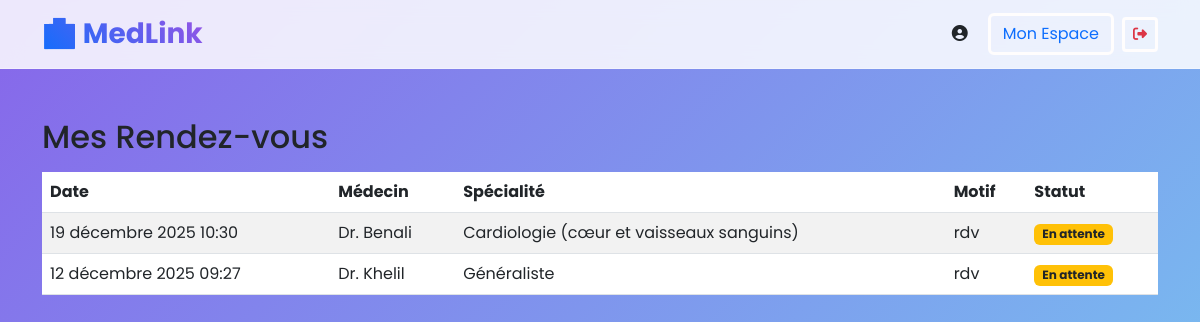
The page /compte/mon-espace/ (signed in) on the database its author committed.
### gestrdv/models.py (models this page shows, shortened)
class RendezVous(models.Model):
    medecin = models.ForeignKey(Medecin, on_delete=models.CASCADE)
    patient = models.ForeignKey(User, on_delete=models.CASCADE, related_name='mes_rdv')
    date_heure = models.DateTimeField()
    motif = models.TextField()
    approuve = models.BooleanField(default=False)

class Medecin(models.Model):
    user = models.OneToOneField(User, on_delete=models.CASCADE) # Pour lier à un compte utilisateur
    specialite = models.ForeignKey(Specialite, on_delete=models.SET_NULL, null=True)
    adresse = models.CharField(max_length=200)
    ville = models.CharField(max_length=50, choices=WILAYAS_CHOICES, default='Alger')
    telephone = models.CharField(max_length=20)

class Specialite(models.Model):
    nom = models.CharField(max_length=100)

### accounts/views.py (the view)
# urls.py: path('mon-espace/', views.dashboard, name='dashboard'),
@login_required # Il faut être connecté pour voir ça
def dashboard(request):
    mes_rdv = RendezVous.objects.filter(patient=request.user).order_by('-date_heure')
    return render(request, 'accounts/dashboard.html', {'mes_rdv': mes_rdv})

### templates/accounts/dashboard.html (shortened to what this page needs)
{% extends 'base.html' %}
{% block content %}
<div class="container mt-5">
    <h2>Mes Rendez-vous</h2>
    {% if mes_rdv %}
        <table class="table table-striped mt-3">
            <thead>
                <tr>
                    <th>Date</th>
                    <th>Médecin</th>
                    <th>Spécialité</th>
                    <th>Motif</th>
                    <th>Statut</th>
                </tr>
            </thead>
            <tbody>
                {% for rdv in mes_rdv %}
                <tr>
                    <td>{{ rdv.date_heure }}</td>
                    <td>Dr. {{ rdv.medecin.user.last_name }}</td>
                    <td>{{ rdv.medecin.specialite.nom }}</td>
                    <td>{{ rdv.motif }}</td>
                    <td>
                        {% if rdv.approuve %}
                            <span class="badge bg-success">Confirmé</span>
                        {% else %}
                            <span class="badge bg-warning text-dark">En attente</span>
                        {% endif %}
                    </td>
                </tr>
                {% endfor %}
            </tbody>
        </table>
    {% else %}
        <div class="alert alert-info mt-3">
            Vous n'avez aucun rendez-vous à venir. <a href="{% url 'index' %}">Trouver un médecin</a>.
        </div>
    {% endif %}
</div>
{% endblock %}

### templates/base.html (shortened to what this page needs)
<!DOCTYPE html>
<html lang="fr" data-bs-theme="light">
<head>
    {% load static %}
    <link href="https://cdn.jsdelivr.net/npm/bootstrap@5.3.0/dist/css/bootstrap.min.css" rel="stylesheet">
    <link rel="stylesheet" href="https://cdnjs.cloudflare.com/ajax/libs/font-awesome/6.4.0/css/all.min.css">
    <link rel="stylesheet" href="https://cdnjs.cloudflare.com/ajax/libs/animate.css/4.1.1/animate.min.css"/>
</head>
<body>
    {% include 'components/navbar.html' %}
    <main class="container-fluid px-0">
        {% block content %}{% endblock %}
    </main>
</body>
</html>

### templates/components/navbar.html (shortened to what this page needs)
{% load static %}
<nav class="navbar navbar-expand-lg navbar-modern fixed-top">
    <div class="container">
         <a class="navbar-brand fw-bold display-modern fs-3" href="{% url 'index' %}">
            🏥 MedLink
        </a>
        <div class="collapse navbar-collapse" id="navbarNav">
            <div class="ms-auto d-flex align-items-center">
                {% if user.is_authenticated %}
                    <span class="me-3 text-dark">
                        <i class="fas fa-user-circle me-1"></i> {{ user.first_name }}
                    </span>
                    {% if user.profile.user_type == 'medecin' %}
                        <a href="{% url 'dashboard_medecin' %}" class="btn btn-neo btn-primary me-2">
                            📅 Dashboard Médecin
                        </a>
                    {% else %}
                        <a href="{% url 'dashboard' %}" class="btn btn-neo btn-outline-primary me-2">
                            Mon Espace
                        </a>
                    {% endif %}
                    <form action="{% url 'logout' %}" method="post" class="d-inline">
                        <button type="submit" class="btn btn-neo btn-outline-danger btn-sm">
                            <i class="fas fa-sign-out-alt"></i>
                        </button>
                    </form>
                {% endif %}
            </div>
        </div>
    </div>
</nav>

### templates/base.html (style rules this page uses)
:root { --primary-color: #0d6efd; --glass-bg: rgba(255, 255, 255, 0.85); --glass-border: rgba(255, 255, 255, 0.3); }
body { font-family: 'Poppins', sans-serif; background: linear-gradient(135deg, #8766ea 0%, #75d0f1 100%); min-height: 100vh; overflow-x: hidden; padding-top: 70px; }
.btn-neo { border: 3px solid #fffdfd; box-shadow: none; transition: all 0.2s; }
.navbar-modern { background: var(--glass-bg) !important; backdrop-filter: blur(10px); border-bottom: 1px solid var(--glass-border); }
.display-modern { font-weight: 700; background: linear-gradient(45deg, var(--primary-color), #9d53e3); -webkit-background-clip: text; -webkit-text-fill-color: transparent; background-clip: text; }

### rows shown on the page
RendezVous: date_heure "19 décembre 2025 10:30", medecin.user.last_name "Benali", medecin.specialite.nom "Cardiologie (cœur et vaisseaux sanguins)", motif "rdv", approuve "En attente"
RendezVous: date_heure "12 décembre 2025 09:27", medecin.user.last_name "Khelil", medecin.specialite.nom "Généraliste", motif "rdv", approuve "En attente"
